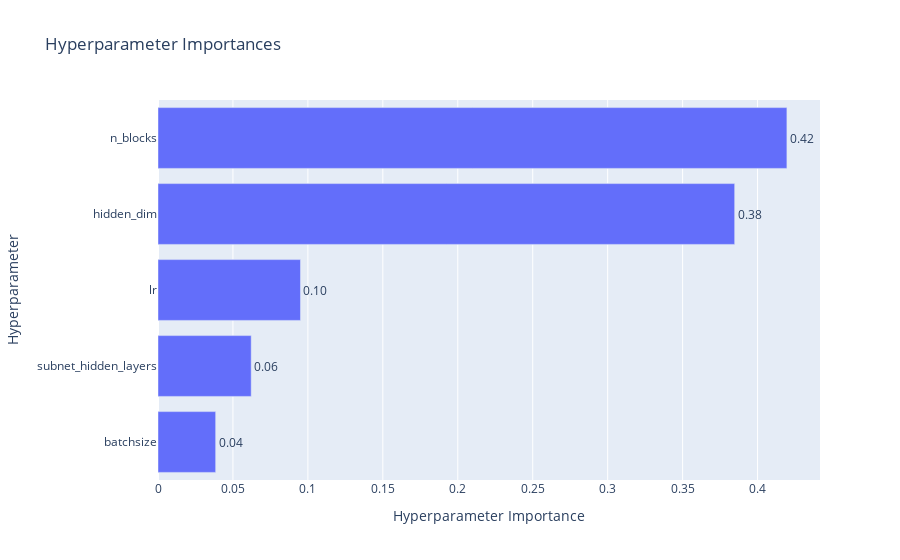

Write notebook code for a chart like this one.
### Code cell
inn_study = optuna.create_study(direction="minimize")
run_study(inn_study, inn_objective)

### Figure 1 — Plotly figure (JSON) as saved in the notebook; plotly's stock layout.template omitted (floating-point values rounded to 4 significant figures)
{"data": [{"cliponaxis": false, "hovertemplate": ["batchsize (CategoricalDistribution): 0.03847089686891527<extra></extra>", "subnet_hidden_layers (CategoricalDistribution): 0.06218611058512466<extra></extra>", "lr (CategoricalDistribution): 0.09504629456740243<extra></extra>", "hidden_dim (CategoricalDistribution): 0.3847296771758085<extra></extra>", "n_blocks (CategoricalDistribution): 0.41956702080274916<extra></extra>"], "name": "Objective Value", "orientation": "h", "text": ["0.04", "0.06", "0.10", "0.38", "0.42"], "textposition": "outside", "type": "bar", "x": [0.03847, 0.06219, 0.09505, 0.3847, 0.4196], "y": ["batchsize", "subnet_hidden_layers", "lr", "hidden_dim", "n_blocks"]}], "layout": {"title": {"text": "Hyperparameter Importances"}, "xaxis": {"title": {"text": "Hyperparameter Importance"}}, "yaxis": {"title": {"text": "Hyperparameter"}}}}
